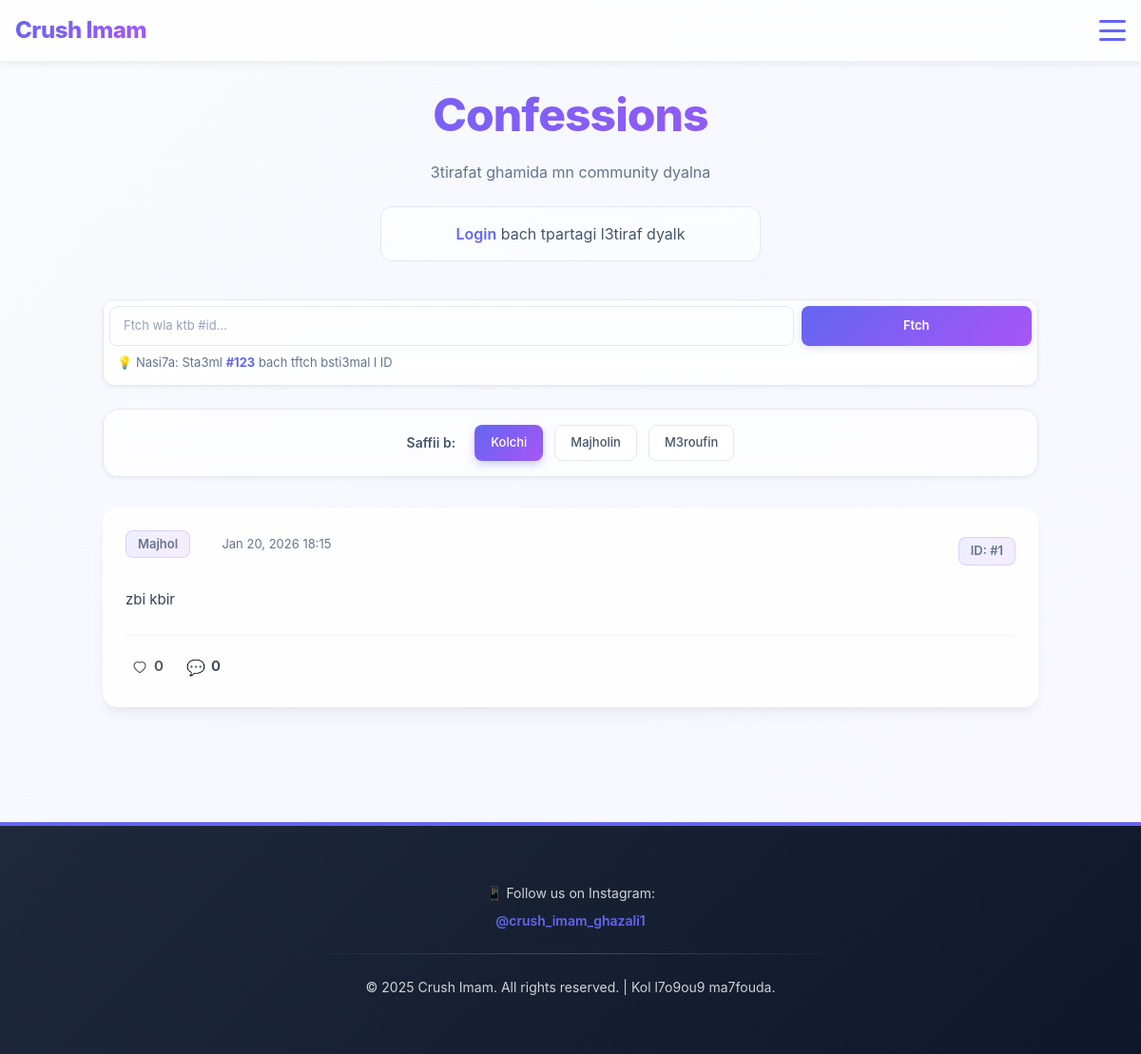
The app's page /confession/ with its own data.
### confessions/models.py (models this page shows, shortened)
class Confession(models.Model):
    text = models.TextField()
    posted_at = models.DateTimeField(auto_now_add=True)
    posted_by = models.ForeignKey(User, on_delete=models.SET_NULL, null=True, blank=True)
    anonymous = models.BooleanField(default=True)
    comments = GenericRelation('Comment', related_query_name='confession')
    votes = GenericRelation('Vote', related_query_name='confession')
    class Meta:
        ordering = ['-posted_at']
    @property
    def vote_total(self):
        res = self.votes.aggregate(total=Count('id'))
        return res.get('total') or 0

### confessions/views.py (the view, shortened to what this page needs)
# urls.py: path('confession/', views.confessions_list, name='confessions_list'),
def confessions_list(request):
    qs = Confession.objects.all().order_by('-posted_at')
    search_query = request.GET.get('q', '').strip()
    filter_type = request.GET.get('filter', 'all')
    if filter_type == 'anonymous':
        qs = qs.filter(anonymous=True)
    elif filter_type == 'named':
        qs = qs.filter(anonymous=False)
    paginator = Paginator(qs, 10)  # 10 confessions per page
    page = request.GET.get('page')
    try:
        confessions = paginator.page(page)
    except PageNotAnInteger:
        confessions = paginator.page(1)
    except EmptyPage:
        confessions = paginator.page(paginator.num_pages)
    if request.user.is_authenticated:
        ct = ContentType.objects.get_for_model(Confession)
        ids_on_page = [c.pk for c in confessions]
        liked_ids = set(Vote.objects.filter(user=request.user, content_type=ct, object_id__in=ids_on_page).values_list('object_id', flat=True))
        for c in confessions:
            c.user_liked = (c.pk in liked_ids)
    else:
        for c in confessions:
            c.user_liked = False
    request_form = ConfessionRequestForm() if request.user.is_authenticated else None
    return render(request, 'confessions/confessions_list.html', {
        'confessions': confessions,
        'filter_type': filter_type,
        'paginator': paginator,
        'search_query': search_query,
        'request_form': request_form,
    })

### templates/confessions/confessions_list.html (shortened to what this page needs)
{% extends 'crushimam/base.html' %}
{% block content %}
<div class="container">
    <div class="confessions-wrapper">
        <div class="confessions-header">
            <h1>Confessions</h1>
            <p class="confessions-subtitle">3tirafat ghamida mn community dyalna</p>
            {% if user.is_authenticated %}
            <button id="open-confession-modal" class="btn btn-primary">Partagi l3tiraf dyalk</button>
            <a href="{% url 'my_confession_requests' %}" class="btn btn-secondary">L3tirafat dyali</a>
            {% else %}
                <p class="login-prompt"><a href="/accounts/login">Login</a> bach tpartagi l3tiraf dyalk</p>
            {% endif %}
        </div>
        <div class="search-container">
            <form method="get" class="search-bar">
                <input type="text" name="q" class="search-input" placeholder="Ftch wla ktb #id..." value="{{ search_query }}">
                <button type="submit" class="search-btn">Ftch</button>
            </form>
            <p class="search-tip">💡 Nasi7a: Sta3ml <strong>#123</strong> bach tftch bsti3mal l ID</p>
        </div>
        <div class="filter-controls">
            <div class="filter-group">
                <span class="filter-label">Saffii b:</span>
                <a href="{% url 'confessions_list' %}?filter=all{% if search_query %}&q={{ search_query }}{% endif %}" class="filter-btn {% if filter_type == 'all' %}active{% endif %}">Kolchi</a>
                <a href="{% url 'confessions_list' %}?filter=anonymous{% if search_query %}&q={{ search_query }}{% endif %}" class="filter-btn {% if filter_type == 'anonymous' %}active{% endif %}">Majholin</a>
                <a href="{% url 'confessions_list' %}?filter=named{% if search_query %}&q={{ search_query }}{% endif %}" class="filter-btn {% if filter_type == 'named' %}active{% endif %}">M3roufin</a>
            </div>
        </div>
        {% if confessions %}
            <div class="confessions-list">
                {% for confession in confessions %}
                    <div class="confession-item" role="link" tabindex="0" onclick="window.location.href='{% url 'confession_detail' confession.pk %}';" onkeypress="if(event.key==='Enter'){window.location.href='{% url 'confession_detail' confession.pk %}';}">
                        <div class="confession-header-row">
                            <div class="confession-meta">
                                {% if not confession.anonymous and confession.posted_by %}
                                    <span class="confession-author">
                                        by <a href="https://www.instagram.com/{{ confession.posted_by.username }}/" target="_blank">
                                            {{ confession.posted_by.username }}
                                        </a>
                                    </span>
                                {% else %}
                                    <span class="confession-anonymous">Majhol</span>
                                {% endif %}
                                <span class="confession-date">
                                    <i class="fa-regular fa-calendar"></i>
                                    {{ confession.posted_at|date:"M d, Y H:i" }}
                                </span>
                            </div>
                            <div class="confession-actions-header-right">
                                <span class="confession-anonymous"> ID: #{{ confession.id }}</span>
                            </div>
                        </div>
                        <div class="confession-content">
                            <p class="confession-text">{{ confession.text }}</p>
                        </div>
                        <div class="confession-footer">
                            <div class="confession-footer-left">
                                <form method="post" action="{% url 'add_vote' %}" onsubmit="event.stopPropagation();">
                                    <button type="submit" class="action-icon like-btn {% if confession.user_liked %}liked{% endif %}" aria-pressed="{% if confession.user_liked %}true{% else %}false{% endif %}">
                                        <svg class="heart-icon" width="18" height="18" viewBox="0 0 24 24" fill="none" xmlns="http://www.w3.org/2000/svg" aria-hidden="true">
                                            <path d="M12 21s-8-5.33-8-10a5 5 0 0 1 8-4 5 5 0 0 1 8 4c0 4.67-8 10-8 10z" stroke="currentColor" stroke-width="1.5" fill="none" stroke-linecap="round" stroke-linejoin="round"/>
                                        </svg>
                                        <span class="action-count">{{ confession.vote_total|default:0 }}</span>
                                    </button>
                                </form>
                                <a href="{% url 'confession_detail' confession.pk %}#comments" class="action-icon reply-btn" onclick="event.stopPropagation();">
                                    <span class="icon">💬</span>
                                    <span class="action-count">{{ confession.comments.count }}</span>
                                </a>
                            </div>
                        </div>
                    </div>
                {% endfor %}
            </div>
        {% else %}
            <div class="empty-state">
                <p>Ma kayn 7ta 3tiraf. Kon awl wa7d!</p>
            </div>
        {% endif %}
    </div>
</div>
{% endblock %}

### records on screen
Confession: anonymous "Majhol", posted_at "Jan 20, 2026 18:15", id "1", text "zbi kbir", vote_total "0", comments.count "0"
